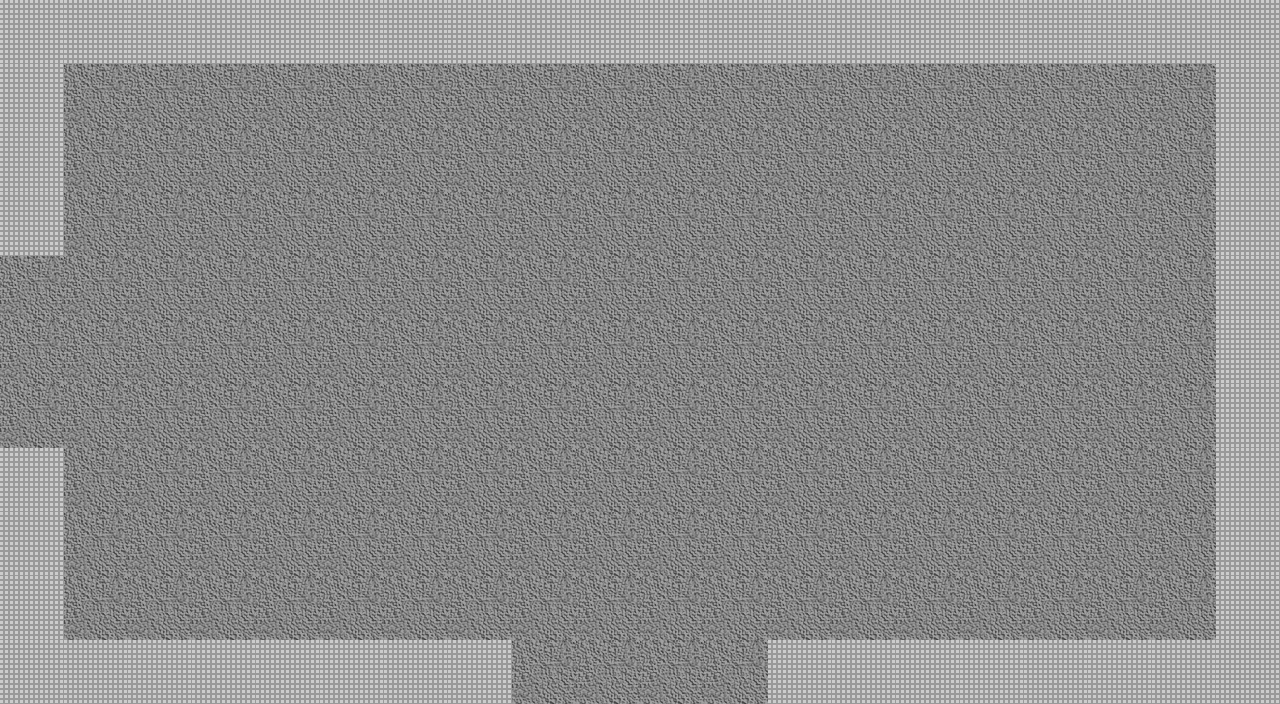

This game map was drawn from its Tiled (.tmx) file and the tilesets committed beside it. A one-line description and the trimmed map source follow:
An orthogonal 20x11 tile map with 64x64 px tiles, 2 tile layers (Floor, Wall), 3 tilesets and 14 objects.

<map version="1.0" orientation="orthogonal" renderorder="right-down" width="20" height="11" tilewidth="64" tileheight="64" nextobjectid="94">
 <properties>
  <property name="unity:resource" value="True" />
  <property name="unity:tag" value="Room" />
 </properties>
 <tileset firstgid="1" source="DungeonTilePH.tsx" />
 <tileset firstgid="3" source="MobSpawner.tsx" />
 <tileset firstgid="8" source="DestructSpawn.tsx" />
 <layer name="Floor" width="20" height="11">
  <properties>
   <property name="unity:sortingLayerName" value="Floor" />
   <property name="unity:tag" value="Floor" />
  </properties>
  <data>[220 cells, 220 non-empty, 1 distinct tile ids]</data>
 </layer>
 <layer name="Wall" width="20" height="11">
  <properties>
   <property name="ChildTag" value="Wall" />
   <property name="unity:tag" value="Wall" />
  </properties>
  <data>[220 cells, 51 non-empty, 1 distinct tile ids]</data>
 </layer>
 <objectgroup name="Destructables">
  <object id="71" gid="8" x="1152" y="128" width="64" height="64" />
  <object id="72" gid="8" x="1152" y="640" width="64" height="64" />
  <object id="73" gid="8" x="64" y="640" width="64" height="64" />
  <object id="75" gid="8" x="64" y="128" width="64" height="64" />
  <object id="91" gid="8" x="576" y="384" width="64" height="64" />
  <object id="92" gid="8" x="640" y="384" width="64" height="64" />
 </objectgroup>
 <objectgroup name="Mobs">
  <object id="87" gid="7" x="448" y="256" width="64" height="64" />
  <object id="88" gid="7" x="768" y="256" width="64" height="64" />
  <object id="89" gid="7" x="448" y="512" width="64" height="64" />
  <object id="90" gid="7" x="768" y="512" width="64" height="64" />
 </objectgroup>
 <objectgroup name="Exits">
  <object id="17" x="512" y="0" width="256" height="32">
   <properties>
    <property name="Exit" value="N" />
   </properties>
  </object>
  <object id="18" x="0" y="256" width="32" height="192">
   <properties>
    <property name="Exit" value="W" />
   </properties>
  </object>
  <object id="19" x="1248" y="256" width="32" height="192">
   <properties>
    <property name="Exit" value="E" />
   </properties>
  </object>
  <object id="21" x="512" y="672" width="256" height="33.3333">
   <properties>
    <property name="Exit" value="S" />
   </properties>
  </object>
 </objectgroup>
</map>
